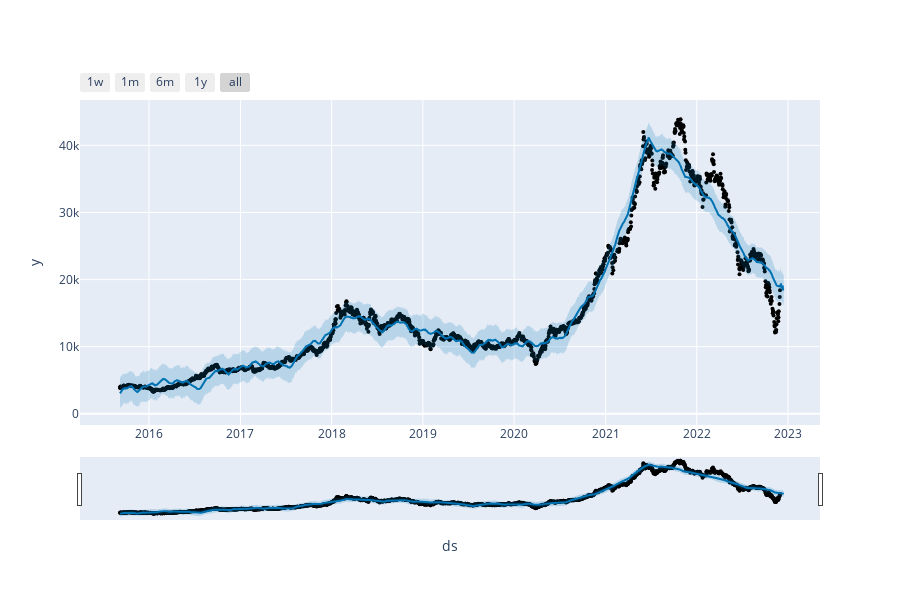

Here is the notebook cell this chart was saved with:
### Code cell
#plot the data
plot_plotly(model,forecast)

### Figure 1 — Plotly figure (JSON) as saved in the notebook; plotly's stock layout.template omitted (floating-point values rounded to 4 significant figures; data arrays with more than 128 entries replaced by an {"elided": "..."} marker saying what was removed)
{"data": [{"marker": {"color": "black", "size": 4}, "mode": "markers", "name": "Actual", "type": "scatter", "x": {"elided": "1812 str values"}, "y": {"elided": "1812 float values"}}, {"hoverinfo": "skip", "line": {"width": 0}, "mode": "lines", "type": "scatter", "x": {"elided": "1827 str values"}, "y": {"elided": "1827 float values"}}, {"fill": "tonexty", "fillcolor": "rgba(0, 114, 178, 0.2)", "line": {"color": "#0072B2", "width": 2}, "mode": "lines", "name": "Predicted", "type": "scatter", "x": {"elided": "1827 str values"}, "y": {"elided": "1827 float values"}}, {"fill": "tonexty", "fillcolor": "rgba(0, 114, 178, 0.2)", "hoverinfo": "skip", "line": {"width": 0}, "mode": "lines", "type": "scatter", "x": {"elided": "1827 str values"}, "y": {"elided": "1827 float values"}}], "layout": {"height": 600, "showlegend": false, "width": 900, "xaxis": {"rangeselector": {"buttons": [{"count": 7, "label": "1w", "step": "day", "stepmode": "backward"}, {"count": 1, "label": "1m", "step": "month", "stepmode": "backward"}, {"count": 6, "label": "6m", "step": "month", "stepmode": "backward"}, {"count": 1, "label": "1y", "step": "year", "stepmode": "backward"}, {"step": "all"}]}, "rangeslider": {"visible": true}, "title": {"text": "ds"}, "type": "date"}, "yaxis": {"title": {"text": "y"}}}}
